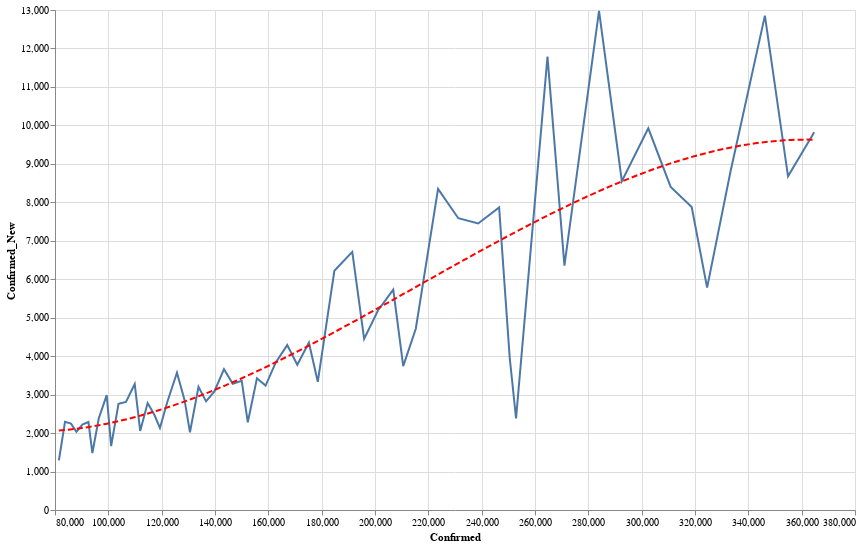

The cell this chart's notebook holds for it:
### Code cell
data = state_data('US')
state = alt.Chart(data[data['State'] == 'CA'].sort_values('Date').tail(60)).mark_line().encode(
    x='Confirmed:Q',
    y='Confirmed_New:Q'
)
reg = state.transform_regression("Confirmed", "Confirmed_New", method="poly").mark_line(color='red', strokeDash=[6,3])
(state+reg).properties(width=800, height=500).interactive()

### Figure 1 — Vega-Lite specification as saved in the notebook (floating-point values rounded to 4 significant figures)
{"config": {"view": {"continuousWidth": 400, "continuousHeight": 300}}, "layer": [{"mark": "line", "encoding": {"x": {"type": "quantitative", "field": "Confirmed"}, "y": {"type": "quantitative", "field": "Confirmed_New"}}, "selection": {"selector004": {"type": "interval", "bind": "scales", "encodings": ["x", "y"]}}}, {"mark": {"type": "line", "color": "red", "strokeDash": [6, 3]}, "encoding": {"x": {"type": "quantitative", "field": "Confirmed"}, "y": {"type": "quantitative", "field": "Confirmed_New"}}, "transform": [{"on": "Confirmed", "regression": "Confirmed_New", "method": "poly"}]}], "data": {"name": "data-89c510e5db7e439f32b4ec22b8818955"}, "height": 500, "width": 800, "$schema": "https://vega.github.io/schema/vega-lite/v4.0.2.json", "datasets": {"data-89c510e5db7e439f32b4ec22b8818955": [{"State": "CA", "Date": "05-18-2020", "Confirmed": 81460.0, "Deaths": 3279.0, "Recovered": 0.0, "Confirmed_New": 1291.0, "Deaths_New": 39.0, "Recovered_New": 0.0, "Active": 78180.0}, {"State": "CA", "Date": "05-19-2020", "Confirmed": 83750.0, "Deaths": 3403.0, "Recovered": 0.0, "Confirmed_New": 2295.0, "Deaths_New": 124.0, "Recovered_New": 0.0, "Active": 80350.0}, {"State": "CA", "Date": "05-20-2020", "Confirmed": 86000.0, "Deaths": 3497.0, "Recovered": 0.0, "Confirmed_New": 2245.0, "Deaths_New": 94.0, "Recovered_New": 0.0, "Active": 82500.0}, {"State": "CA", "Date": "05-21-2020", "Confirmed": 88030.0, "Deaths": 3583.0, "Recovered": 0.0, "Confirmed_New": 2034.0, "Deaths_New": 86.0, "Recovered_New": 0.0, "Active": 84450.0}, {"State": "CA", "Date": "05-22-2020", "Confirmed": 90250.0, "Deaths": 3666.0, "Recovered": 0.0, "Confirmed_New": 2221.0, "Deaths_New": 83.0, "Recovered_New": 0.0, "Active": 86590.0}, {"State": "CA", "Date": "05-23-2020", "Confirmed": 92540.0, "Deaths": 3738.0, "Recovered": 0.0, "Confirmed_New": 2287.0, "Deaths_New": 72.0, "Recovered_New": 0.0, "Active": 88800.0}, {"State": "CA", "Date": "05-24-2020", "Confirmed": 94020.0, "Deaths": 3754.0, "Recovered": 0.0, "Confirmed_New": 1481.0, "Deaths_New": 16.0, "Recovered_New": 0.0, "Active": 90270.0}, {"State": "CA", "Date": "05-25-2020", "Confirmed": 96400.0, "Deaths": 3769.0, "Recovered": 0.0, "Confirmed_New": 2380.0, "Deaths_New": 15.0, "Recovered_New": 0.0, "Active": 92630.0}, {"State": "CA", "Date": "05-26-2020", "Confirmed": 99390.0, "Deaths": 3819.0, "Recovered": 0.0, "Confirmed_New": 2987.0, "Deaths_New": 50.0, "Recovered_New": 0.0, "Active": 95570.0}, {"State": "CA", "Date": "05-27-2020", "Confirmed": 101000.0, "Deaths": 3895.0, "Recovered": 0.0, "Confirmed_New": 1663.0, "Deaths_New": 76.0, "Recovered_New": 0.0, "Active": 97160.0}, {"State": "CA", "Date": "05-28-2020", "Confirmed": 103800.0, "Deaths": 3993.0, "Recovered": 0.0, "Confirmed_New": 2763.0, "Deaths_New": 98.0, "Recovered_New": 0.0, "Active": 99820.0}, {"State": "CA", "Date": "05-29-2020", "Confirmed": 106600.0, "Deaths": 4077.0, "Recovered": 0.0, "Confirmed_New": 2809.0, "Deaths_New": 84.0, "Recovered_New": 0.0, "Active": 102500.0}, {"State": "CA", "Date": "05-30-2020", "Confirmed": 109900.0, "Deaths": 4144.0, "Recovered": 0.0, "Confirmed_New": 3273.0, "Deaths_New": 67.0, "Recovered_New": 0.0, "Active": 105800.0}, {"State": "CA", "Date": "05-31-2020", "Confirmed": 112000.0, "Deaths": 4172.0, "Recovered": 0.0, "Confirmed_New": 2056.0, "Deaths_New": 28.0, "Recovered_New": 0.0, "Active": 107800.0}, {"State": "CA", "Date": "06-01-2020", "Confirmed": 114700.0, "Deaths": 4217.0, "Recovered": 0.0, "Confirmed_New": 2782.0, "Deaths_New": 45.0, "Recovered_New": 0.0, "Active": 110500.0}, {"State": "CA", "Date": "06-02-2020", "Confirmed": 117200.0, "Deaths": 4305.0, "Recovered": 0.0, "Confirmed_New": 2482.0, "Deaths_New": 88.0, "Recovered_New": 0.0, "Active": 112900.0}, {"State": "CA", "Date": "06-03-2020", "Confirmed": 119300.0, "Deaths": 4374.0, "Recovered": 0.0, "Confirmed_New": 2133.0, "Deaths_New": 69.0, "Recovered_New": 0.0, "Active": 115000.0}, {"State": "CA", "Date": "06-04-2020", "Confirmed": 122200.0, "Deaths": 4444.0, "Recovered": 0.0, "Confirmed_New": 2820.0, "Deaths_New": 70.0, "Recovered_New": 0.0, "Active": 117700.0}, {"State": "CA", "Date": "06-05-2020", "Confirmed": 125700.0, "Deaths": 4529.0, "Recovered": 0.0, "Confirmed_New": 3570.0, "Deaths_New": 85.0, "Recovered_New": 0.0, "Active": 121200.0}, {"State": "CA", "Date": "06-06-2020", "Confirmed": 128600.0, "Deaths": 4607.0, "Recovered": 0.0, "Confirmed_New": 2855.0, "Deaths_New": 78.0, "Recovered_New": 0.0, "Active": 124000.0}, {"State": "CA", "Date": "06-07-2020", "Confirmed": 130600.0, "Deaths": 4632.0, "Recovered": 0.0, "Confirmed_New": 2022.0, "Deaths_New": 25.0, "Recovered_New": 0.0, "Active": 126000.0}, {"State": "CA", "Date": "06-08-2020", "Confirmed": 133800.0, "Deaths": 4657.0, "Recovered": 0.0, "Confirmed_New": 3201.0, "Deaths_New": 25.0, "Recovered_New": 0.0, "Active": 129200.0}, {"State": "CA", "Date": "06-09-2020", "Confirmed": 136600.0, "Deaths": 4745.0, "Recovered": 0.0, "Confirmed_New": 2825.0, "Deaths_New": 88.0, "Recovered_New": 0.0, "Active": 131900.0}, {"State": "CA", "Date": "06-10-2020", "Confirmed": 139700.0, "Deaths": 4854.0, "Recovered": 0.0, "Confirmed_New": 3074.0, "Deaths_New": 109.0, "Recovered_New": 0.0, "Active": 134900.0}, {"State": "CA", "Date": "06-11-2020", "Confirmed": 143400.0, "Deaths": 4934.0, "Recovered": 0.0, "Confirmed_New": 3662.0, "Deaths_New": 80.0, "Recovered_New": 0.0, "Active": 138400.0}, {"State": "CA", "Date": "06-12-2020", "Confirmed": 146700.0, "Deaths": 4978.0, "Recovered": 0.0, "Confirmed_New": 3282.0, "Deaths_New": 44.0, "Recovered_New": 0.0, "Active": 141700.0}, {"State": "CA", "Date": "06-13-2020", "Confirmed": 150000.0, "Deaths": 5076.0, "Recovered": 0.0, "Confirmed_New": 3359.0, "Deaths_New": 98.0, "Recovered_New": 0.0, "Active": 144900.0}, {"State": "CA", "Date": "06-14-2020", "Confirmed": 152300.0, "Deaths": 5099.0, "Recovered": 0.0, "Confirmed_New": 2282.0, "Deaths_New": 23.0, "Recovered_New": 0.0, "Active": 147200.0}, {"State": "CA", "Date": "06-15-2020", "Confirmed": 155700.0, "Deaths": 5114.0, "Recovered": 0.0, "Confirmed_New": 3426.0, "Deaths_New": 15.0, "Recovered_New": 0.0, "Active": 150600.0}, {"State": "CA", "Date": "06-16-2020", "Confirmed": 159000.0, "Deaths": 5200.0, "Recovered": 0.0, "Confirmed_New": 3235.0, "Deaths_New": 86.0, "Recovered_New": 0.0, "Active": 153800.0}, {"State": "CA", "Date": "06-17-2020", "Confirmed": 162800.0, "Deaths": 5271.0, "Recovered": 0.0, "Confirmed_New": 3837.0, "Deaths_New": 71.0, "Recovered_New": 0.0, "Active": 157500.0}, {"State": "CA", "Date": "06-18-2020", "Confirmed": 167100.0, "Deaths": 5355.0, "Recovered": 0.0, "Confirmed_New": 4288.0, "Deaths_New": 84.0, "Recovered_New": 0.0, "Active": 161700.0}, {"State": "CA", "Date": "06-19-2020", "Confirmed": 170900.0, "Deaths": 5426.0, "Recovered": 0.0, "Confirmed_New": 3776.0, "Deaths_New": 71.0, "Recovered_New": 0.0, "Active": 165400.0}, {"State": "CA", "Date": "06-20-2020", "Confirmed": 175200.0, "Deaths": 5494.0, "Recovered": 0.0, "Confirmed_New": 4351.0, "Deaths_New": 68.0, "Recovered_New": 0.0, "Active": 169700.0}, {"State": "CA", "Date": "06-21-2020", "Confirmed": 178500.0, "Deaths": 5515.0, "Recovered": 0.0, "Confirmed_New": 3333.0, "Deaths_New": 21.0, "Recovered_New": 0.0, "Active": 173000.0}, {"State": "CA", "Date": "06-22-2020", "Confirmed": 184800.0, "Deaths": 5566.0, "Recovered": 0.0, "Confirmed_New": 6219.0, "Deaths_New": 51.0, "Recovered_New": 0.0, "Active": 179200.0}, {"State": "CA", "Date": "06-23-2020", "Confirmed": 191500.0, "Deaths": 5626.0, "Recovered": 0.0, "Confirmed_New": 6712.0, "Deaths_New": 60.0, "Recovered_New": 0.0, "Active": 185900.0}, {"State": "CA", "Date": "06-24-2020", "Confirmed": 195900.0, "Deaths": 5725.0, "Recovered": 0.0, "Confirmed_New": 4448.0, "Deaths_New": 99.0, "Recovered_New": 0.0, "Active": 190200.0}, {"State": "CA", "Date": "06-25-2020", "Confirmed": 201100.0, "Deaths": 5806.0, "Recovered": 0.0, "Confirmed_New": 5187.0, "Deaths_New": 81.0, "Recovered_New": 0.0, "Active": 195300.0}, {"State": "CA", "Date": "06-26-2020", "Confirmed": 206800.0, "Deaths": 5868.0, "Recovered": 0.0, "Confirmed_New": 5732.0, "Deaths_New": 62.0, "Recovered_New": 0.0, "Active": 201000.0}, {"State": "CA", "Date": "06-27-2020", "Confirmed": 210600.0, "Deaths": 5899.0, "Recovered": 0.0, "Confirmed_New": 3740.0, "Deaths_New": 31.0, "Recovered_New": 0.0, "Active": 204700.0}, {"State": "CA", "Date": "06-28-2020", "Confirmed": 215300.0, "Deaths": 5932.0, "Recovered": 0.0, "Confirmed_New": 4712.0, "Deaths_New": 33.0, "Recovered_New": 0.0, "Active": 209400.0}, {"State": "CA", "Date": "06-29-2020", "Confirmed": 223600.0, "Deaths": 5983.0, "Recovered": 0.0, "Confirmed_New": 8350.0, "Deaths_New": 51.0, "Recovered_New": 0.0, "Active": 217700.0}, {"State": "CA", "Date": "06-30-2020", "Confirmed": 231200.0, "Deaths": 6082.0, "Recovered": 0.0, "Confirmed_New": 7586.0, "Deaths_New": 99.0, "Recovered_New": 0.0, "Active": 225200.0}, {"State": "CA", "Date": "07-01-2020", "Confirmed": 238700.0, "Deaths": 6169.0, "Recovered": 0.0, "Confirmed_New": 7449.0, "Deaths_New": 87.0, "Recovered_New": 0.0, "Active": 232500.0}, {"State": "CA", "Date": "07-02-2020", "Confirmed": 246600.0, "Deaths": 6265.0, "Recovered": 0.0, "Confirmed_New": 7869.0, "Deaths_New": 96.0, "Recovered_New": 0.0, "Active": 240300.0}, {"State": "CA", "Date": "07-03-2020", "Confirmed": 250500.0, "Deaths": 6315.0, "Recovered": 0.0, "Confirmed_New": 3964.0, "Deaths_New": 50.0, "Recovered_New": 0.0, "Active": 244200.0}, {"State": "CA", "Date": "07-04-2020", "Confirmed": 252900.0, "Deaths": 6334.0, "Recovered": 0.0, "Confirmed_New": 2381.0, "Deaths_New": 19.0, "Recovered_New": 0.0, "Active": 246600.0}, {"State": "CA", "Date": "07-05-2020", "Confirmed": 264700.0, "Deaths": 6373.0, "Recovered": 0.0, "Confirmed_New": 11790.0, "Deaths_New": 39.0, "Recovered_New": 0.0, "Active": 258300.0}, {"State": "CA", "Date": "07-06-2020", "Confirmed": 271000.0, "Deaths": 6441.0, "Recovered": 0.0, "Confirmed_New": 6354.0, "Deaths_New": 68.0, "Recovered_New": 0.0, "Active": 264600.0}, {"State": "CA", "Date": "07-07-2020", "Confirmed": 284000.0, "Deaths": 6573.0, "Recovered": 0.0, "Confirmed_New": 12980.0, "Deaths_New": 132.0, "Recovered_New": 0.0, "Active": 277400.0}, {"State": "CA", "Date": "07-08-2020", "Confirmed": 292600.0, "Deaths": 6718.0, "Recovered": 0.0, "Confirmed_New": 8548.0, "Deaths_New": 145.0, "Recovered_New": 0.0, "Active": 285800.0}, {"State": "CA", "Date": "07-09-2020", "Confirmed": 302500.0, "Deaths": 6859.0, "Recovered": 0.0, "Confirmed_New": 9924.0, "Deaths_New": 141.0, "Recovered_New": 0.0, "Active": 295600.0}, {"State": "CA", "Date": "07-10-2020", "Confirmed": 310900.0, "Deaths": 6955.0, "Recovered": 0.0, "Confirmed_New": 8401.0, "Deaths_New": 96.0, "Recovered_New": 0.0, "Active": 303900.0}, {"State": "CA", "Date": "07-11-2020", "Confirmed": 318800.0, "Deaths": 7027.0, "Recovered": 0.0, "Confirmed_New": 7876.0, "Deaths_New": 72.0, "Recovered_New": 0.0, "Active": 311700.0}, {"State": "CA", "Date": "07-12-2020", "Confirmed": 324500.0, "Deaths": 7051.0, "Recovered": 0.0, "Confirmed_New": 5782.0, "Deaths_New": 24.0, "Recovered_New": 0.0, "Active": 317500.0}, {"State": "CA", "Date": "07-13-2020", "Confirmed": 333400.0, "Deaths": 7089.0, "Recovered": 0.0, "Confirmed_New": 8814.0, "Deaths_New": 38.0, "Recovered_New": 0.0, "Active": 326300.0}, {"State": "CA", "Date": "07-14-2020", "Confirmed": 346200.0, "Deaths": 7250.0, "Recovered": 0.0, "Confirmed_New": 12850.0, "Deaths_New": 161.0, "Recovered_New": 0.0, "Active": 339000.0}, {"State": "CA", "Date": "07-15-2020", "Confirmed": 354900.0, "Deaths": 7375.0, "Recovered": 0.0, "Confirmed_New": 8674.0, "Deaths_New": 125.0, "Recovered_New": 0.0, "Active": 347500.0}, {"State": "CA", "Date": "07-16-2020", "Confirmed": 364700.0, "Deaths": 7489.0, "Recovered": 0.0, "Confirmed_New": 9821.0, "Deaths_New": 114.0, "Recovered_New": 0.0, "Active": 357200.0}]}}
